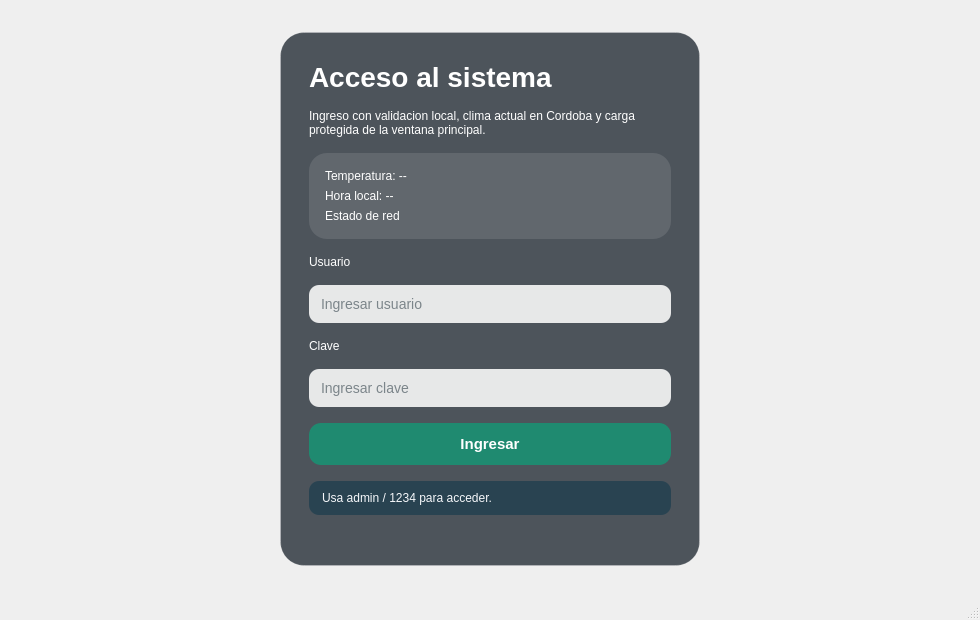
<?xml version="1.0" encoding="UTF-8"?>
<ui version="4.0">
 <class>Login</class>
 <widget class="QMainWindow" name="Login">
  <property name="geometry">
   <rect>
    <x>0</x>
    <y>0</y>
    <width>980</width>
    <height>620</height>
   </rect>
  </property>
  <property name="windowTitle">
   <string>Login</string>
  </property>
  <widget class="QWidget" name="centralwidget">
   <layout class="QHBoxLayout" name="horizontalLayout">
    <property name="leftMargin">
     <number>32</number>
    </property>
    <property name="topMargin">
     <number>32</number>
    </property>
    <property name="rightMargin">
     <number>32</number>
    </property>
    <property name="bottomMargin">
     <number>32</number>
    </property>
    <item>
     <spacer name="horizontalSpacerLeft">
      <property name="orientation">
       <enum>Qt::Horizontal</enum>
      </property>
      <property name="sizeHint" stdset="0">
       <size>
        <width>80</width>
        <height>20</height>
       </size>
      </property>
     </spacer>
    </item>
    <item>
     <widget class="QFrame" name="frameCard">
      <property name="minimumSize">
       <size>
        <width>420</width>
        <height>0</height>
       </size>
      </property>
      <property name="styleSheet">
       <string notr="true">#frameCard {
background-color: rgba(10, 20, 30, 180);
border: 1px solid rgba(255, 255, 255, 45);
border-radius: 24px;
}
QLabel {
color: white;
background: transparent;
}
QLineEdit {
background-color: rgba(255,255,255,220);
border-radius: 10px;
padding: 10px;
font-size: 14px;
color: #10212b;
}
QPushButton {
background-color: #1f8a70;
color: white;
border-radius: 12px;
padding: 12px;
font-size: 15px;
font-weight: 700;
}
QPushButton:disabled {
background-color: #58717c;
}</string>
      </property>
      <layout class="QVBoxLayout" name="verticalLayout">
       <property name="leftMargin">
        <number>28</number>
       </property>
       <property name="topMargin">
        <number>28</number>
       </property>
       <property name="rightMargin">
        <number>28</number>
       </property>
       <property name="bottomMargin">
        <number>28</number>
       </property>
       <property name="spacing">
        <number>16</number>
       </property>
       <item>
        <widget class="QLabel" name="lblTitulo">
         <property name="styleSheet">
          <string notr="true">font-size: 28px; font-weight: 700;</string>
         </property>
         <property name="text">
          <string>Acceso al sistema</string>
         </property>
        </widget>
       </item>
       <item>
        <widget class="QLabel" name="lblSubtitulo">
         <property name="wordWrap">
          <bool>true</bool>
         </property>
         <property name="text">
          <string>Ingreso con validacion local, clima actual en Cordoba y carga protegida de la ventana principal.</string>
         </property>
        </widget>
       </item>
       <item>
        <widget class="QFrame" name="frameClima">
         <property name="styleSheet">
          <string notr="true">#frameClima { background-color: rgba(255,255,255,28); border-radius: 18px; }</string>
         </property>
         <layout class="QVBoxLayout" name="verticalLayout_2">
          <property name="leftMargin">
           <number>16</number>
          </property>
          <property name="topMargin">
           <number>16</number>
          </property>
          <property name="rightMargin">
           <number>16</number>
          </property>
          <property name="bottomMargin">
           <number>16</number>
          </property>
          <item>
           <widget class="QLabel" name="lblInfoClima">
            <property name="text">
             <string>Temperatura: --</string>
            </property>
           </widget>
          </item>
          <item>
           <widget class="QLabel" name="lblHora">
            <property name="text">
             <string>Hora local: --</string>
            </property>
           </widget>
          </item>
          <item>
           <widget class="QLabel" name="lblEstado">
            <property name="text">
             <string>Estado de red</string>
            </property>
           </widget>
          </item>
         </layout>
        </widget>
       </item>
       <item>
        <widget class="QLabel" name="lblUsuario">
         <property name="text">
          <string>Usuario</string>
         </property>
        </widget>
       </item>
       <item>
        <widget class="QLineEdit" name="txtUsuario">
         <property name="placeholderText">
          <string>Ingresar usuario</string>
         </property>
        </widget>
       </item>
       <item>
        <widget class="QLabel" name="lblClave">
         <property name="text">
          <string>Clave</string>
         </property>
        </widget>
       </item>
       <item>
        <widget class="QLineEdit" name="txtClave">
         <property name="echoMode">
          <enum>QLineEdit::Password</enum>
         </property>
         <property name="placeholderText">
          <string>Ingresar clave</string>
         </property>
        </widget>
       </item>
       <item>
        <widget class="QPushButton" name="btnIngresar">
         <property name="text">
          <string>Ingresar</string>
         </property>
        </widget>
       </item>
       <item>
        <widget class="QLabel" name="lblMensaje">
         <property name="wordWrap">
          <bool>true</bool>
         </property>
         <property name="text">
          <string>Usa admin / 1234 para acceder.</string>
         </property>
         <property name="styleSheet">
          <string notr="true">color: #f5f7fa; background-color: rgba(15, 55, 75, 150); border-radius: 10px; padding: 10px;</string>
         </property>
        </widget>
       </item>
       <item>
        <spacer name="verticalSpacer">
         <property name="orientation">
          <enum>Qt::Vertical</enum>
         </property>
         <property name="sizeHint" stdset="0">
          <size>
           <width>20</width>
           <height>40</height>
          </size>
         </property>
        </spacer>
       </item>
      </layout>
     </widget>
    </item>
    <item>
     <spacer name="horizontalSpacerRight">
      <property name="orientation">
       <enum>Qt::Horizontal</enum>
      </property>
      <property name="sizeHint" stdset="0">
       <size>
        <width>120</width>
        <height>20</height>
       </size>
      </property>
     </spacer>
    </item>
   </layout>
  </widget>
  <widget class="QStatusBar" name="statusbar"/>
 </widget>
 <resources/>
 <connections/>
</ui>
